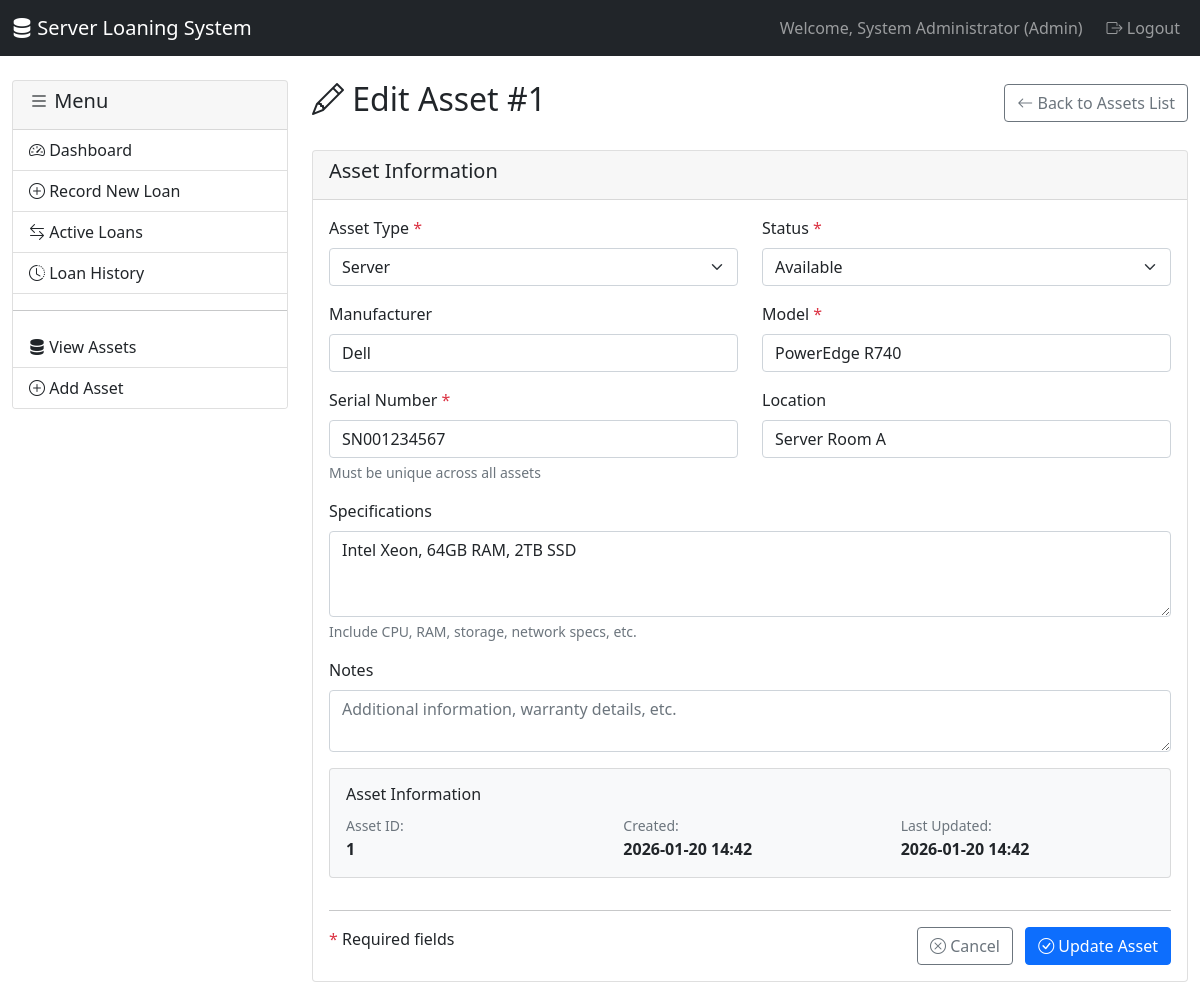
The page /admin/asset_edit.php?id=1 (signed in) on the database its author committed.
### tables this page shows
CREATE TABLE assets (
    asset_id INT AUTO_INCREMENT PRIMARY KEY,
    asset_type ENUM('Server', 'Security Appliance', 'Network Device', 'Other') NOT NULL,
    manufacturer VARCHAR(100),
    model VARCHAR(100) NOT NULL,
    serial_number VARCHAR(100) UNIQUE,
    specifications TEXT,
    status ENUM('Available', 'On Loan', 'Maintenance', 'Retired') DEFAULT 'Available',
    location VARCHAR(200),
    notes TEXT,
    created_at TIMESTAMP DEFAULT CURRENT_TIMESTAMP,
    updated_at TIMESTAMP DEFAULT CURRENT_TIMESTAMP ON UPDATE CURRENT_TIMESTAMP
);

### auth/check_auth.php (called while the page is built, shortened)
<?php
function getCurrentUserName() {
    return isset($_SESSION['full_name']) ? $_SESSION['full_name'] : $_SESSION['username'];
}
?>

### admin/asset_edit.php (the view, shortened to what this page needs)
<?php
require_once '../auth/check_auth.php';
require_once '../config/db_config.php';
$asset_id = (int)$_GET['id'];
$stmt = $conn->prepare("SELECT * FROM assets WHERE asset_id = ?");
$stmt->bind_param("i", $asset_id);
$stmt->execute();
$result = $stmt->get_result();
$asset = $result->fetch_assoc();
?>
<!DOCTYPE html>
<html lang="en">
<head>
    <link href="https://cdn.jsdelivr.net/npm/bootstrap@5.1.3/dist/css/bootstrap.min.css" rel="stylesheet">
    <link href="https://cdn.jsdelivr.net/npm/bootstrap-icons@1.7.2/font/bootstrap-icons.css" rel="stylesheet">
</head>
<body>
    <nav class="navbar navbar-expand-lg navbar-dark bg-dark">
        <div class="container-fluid">
            <a class="navbar-brand" href="dashboard.php">
                <i class="bi bi-server"></i> Server Loaning System
            </a>
            <div class="navbar-nav ms-auto">
                <span class="navbar-text me-3">
                    Welcome, <?php echo getCurrentUserName(); ?> (Admin)
                </span>
                <a class="nav-link" href="../auth/logout.php">
                    <i class="bi bi-box-arrow-right"></i> Logout
                </a>
            </div>
        </div>
    </nav>
    <div class="container-fluid mt-4">
        <div class="row">
            <div class="col-md-3">
                <div class="card">
                    <div class="card-header">
                        <h5><i class="bi bi-list"></i> Menu</h5>
                    </div>
                    <div class="list-group list-group-flush">
                        <a href="dashboard.php" class="list-group-item list-group-item-action">
                            <i class="bi bi-speedometer2"></i> Dashboard
                        </a>
                        <a href="loan_record.php" class="list-group-item list-group-item-action">
                            <i class="bi bi-plus-circle"></i> Record New Loan
                        </a>
                        <a href="loans_active.php" class="list-group-item list-group-item-action">
                            <i class="bi bi-arrow-left-right"></i> Active Loans
                        </a>
                        <a href="loans_history.php" class="list-group-item list-group-item-action">
                            <i class="bi bi-clock-history"></i> Loan History
                        </a>
                        <hr>
                        <a href="assets_list.php" class="list-group-item list-group-item-action">
                            <i class="bi bi-server"></i> View Assets
                        </a>
                        <a href="asset_add.php" class="list-group-item list-group-item-action">
                            <i class="bi bi-plus-circle"></i> Add Asset
                        </a>
                    </div>
                </div>
            </div>
            <div class="col-md-9">
                <div class="d-flex justify-content-between align-items-center mb-4">
                    <h2><i class="bi bi-pencil"></i> Edit Asset #<?php echo $asset['asset_id']; ?></h2>
                    <a href="assets_list.php" class="btn btn-outline-secondary">
                        <i class="bi bi-arrow-left"></i> Back to Assets List
                    </a>
                </div>
                <div class="card">
                    <div class="card-header">
                        <h5><i class="bi bi-form"></i> Asset Information</h5>
                    </div>
                    <div class="card-body">
                        <form method="POST" action="">
                            <div class="row">
                                <div class="col-md-6 mb-3">
                                    <label for="asset_type" class="form-label">Asset Type <span class="text-danger">*</span></label>
                                    <select class="form-select" id="asset_type" name="asset_type" required>
                                        <option value="Server" <?php echo $asset['asset_type'] === 'Server' ? 'selected' : ''; ?>>Server</option>
                                    </select>
                                </div>
                                <div class="col-md-6 mb-3">
                                    <label for="status" class="form-label">Status <span class="text-danger">*</span></label>
                                    <select class="form-select" id="status" name="status" required>
                                        <option value="Available" <?php echo $asset['status'] === 'Available' ? 'selected' : ''; ?>>Available</option>
                                    </select>
                                </div>
                                <div class="col-md-6 mb-3">
                                    <label for="manufacturer" class="form-label">Manufacturer</label>
                                    <input type="text" class="form-control" id="manufacturer" name="manufacturer"
                                           placeholder="e.g., Dell, HP, Cisco"
                                           value="<?php echo htmlspecialchars($asset['manufacturer'] ?? ''); ?>">
                                </div>
                                <div class="col-md-6 mb-3">
                                    <label for="model" class="form-label">Model <span class="text-danger">*</span></label>
                                    <input type="text" class="form-control" id="model" name="model"
                                           placeholder="e.g., PowerEdge R740, ASA 5516-X"
                                           value="<?php echo htmlspecialchars($asset['model'] ?? ''); ?>" required>
                                </div>
                                <div class="col-md-6 mb-3">
                                    <label for="serial_number" class="form-label">Serial Number <span class="text-danger">*</span></label>
                                    <input type="text" class="form-control" id="serial_number" name="serial_number"
                                           placeholder="Unique serial number"
                                           value="<?php echo htmlspecialchars($asset['serial_number'] ?? ''); ?>" required>
                                    <div class="form-text">Must be unique across all assets</div>
                                </div>
                                <div class="col-md-6 mb-3">
                                    <label for="location" class="form-label">Location</label>
                                    <input type="text" class="form-control" id="location" name="location"
                                           placeholder="e.g., Server Room A, Storage Room"
                                           value="<?php echo htmlspecialchars($asset['location'] ?? ''); ?>">
                                </div>
                                <div class="col-md-12 mb-3">
                                    <label for="specifications" class="form-label">Specifications</label>
                                    <textarea class="form-control" id="specifications" name="specifications" rows="3"
                                              placeholder="e.g., Intel Xeon, 64GB RAM, 2TB SSD, 10Gbps NIC"><?php echo htmlspecialchars($asset['specifications'] ?? ''); ?></textarea>
                                    <div class="form-text">Include CPU, RAM, storage, network specs, etc.</div>
                                </div>
                                <div class="col-md-12 mb-3">
                                    <label for="notes" class="form-label">Notes</label>
                                    <textarea class="form-control" id="notes" name="notes" rows="2"
                                              placeholder="Additional information, warranty details, etc."><?php echo htmlspecialchars($asset['notes'] ?? ''); ?></textarea>
                                </div>
                            </div>
                            <div class="row">
                                <div class="col-12">
                                    <div class="card bg-light">
                                        <div class="card-body">
                                            <h6>Asset Information</h6>
                                            <div class="row">
                                                <div class="col-md-4">
                                                    <small class="text-muted">Asset ID:</small><br>
                                                    <strong><?php echo $asset['asset_id']; ?></strong>
                                                </div>
                                                <div class="col-md-4">
                                                    <small class="text-muted">Created:</small><br>
                                                    <strong><?php echo date('Y-m-d H:i', strtotime($asset['created_at'])); ?></strong>
                                                </div>
                                                <div class="col-md-4">
                                                    <small class="text-muted">Last Updated:</small><br>
                                                    <strong><?php echo date('Y-m-d H:i', strtotime($asset['updated_at'])); ?></strong>
                                                </div>
                                            </div>
                                        </div>
                                    </div>
                                </div>
                            </div>
                            <div class="row mt-3">
                                <div class="col-12">
                                    <hr>
                                    <div class="d-flex justify-content-between">
                                        <div>
                                            <span class="text-danger">*</span> Required fields
                                        </div>
                                        <div>
                                            <a href="assets_list.php" class="btn btn-outline-secondary me-2">
                                                <i class="bi bi-x-circle"></i> Cancel
                                            </a>
                                            <button type="submit" class="btn btn-primary">
                                                <i class="bi bi-check-circle"></i> Update Asset
                                            </button>
                                        </div>
                                    </div>
                                </div>
                            </div>
                        </form>
                    </div>
                </div>
            </div>
        </div>
    </div>
</body>
</html>

### rows shown on the page
assets: asset_id "1", asset_type "Server", status "Available", manufacturer "Dell", model "PowerEdge R740", serial_number "SN001234567", location "Server Room A", specifications "Intel Xeon, 64GB RAM, 2TB SSD", created_at "2026-01-20 14:42", updated_at "2026-01-20 14:42"

### other values the page prints
getCurrentUserName() "System Administrator"
